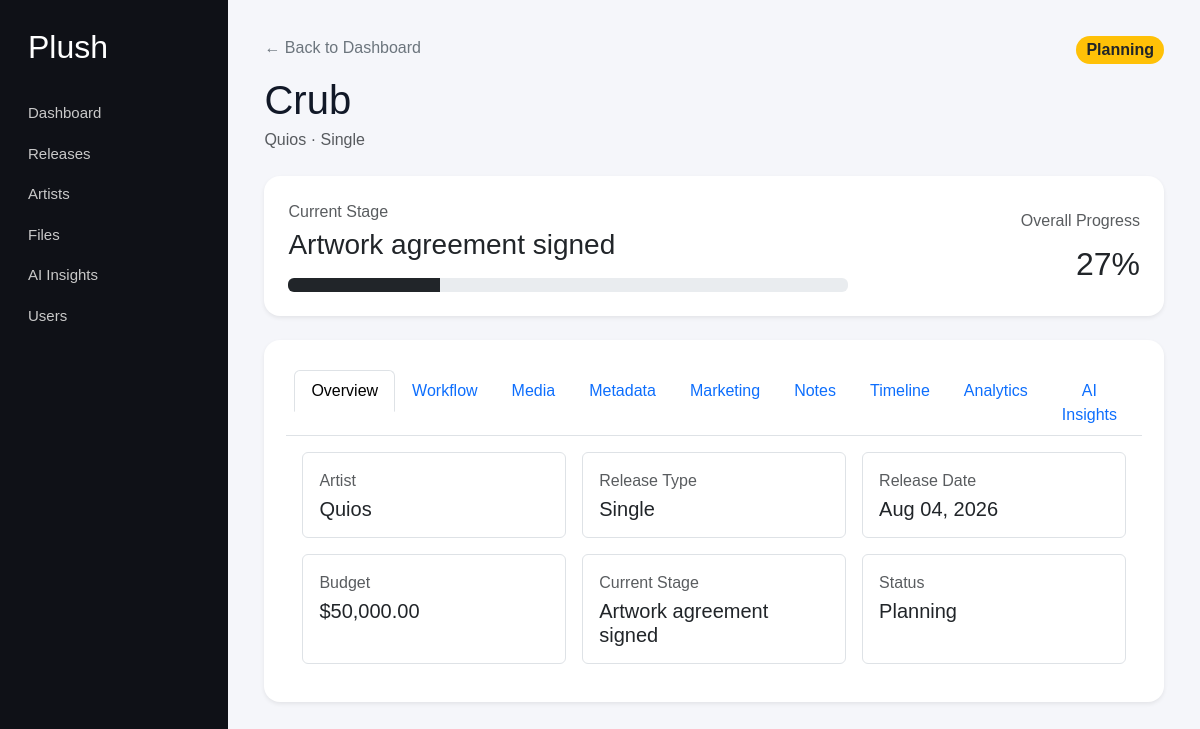
Page /releases/2 on the earlier database version.
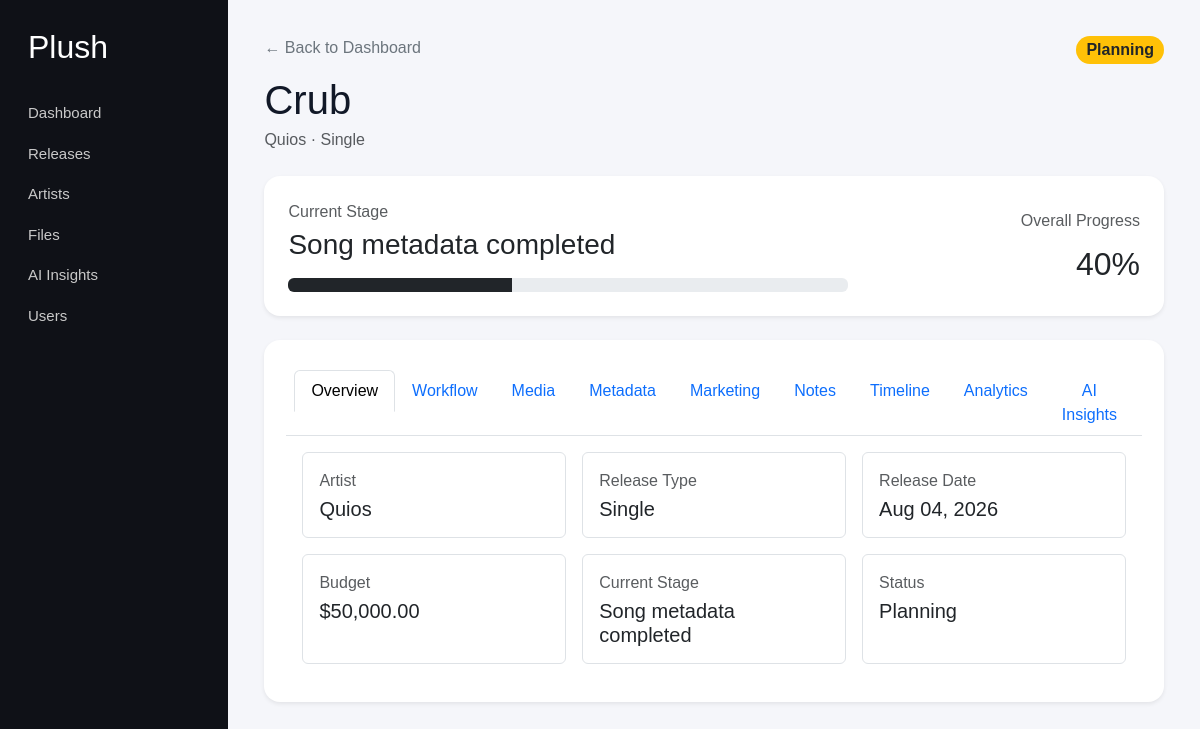
Same page on the later database version.
### models/release.py (models this page shows, shortened)
class Release(db.Model):
    __tablename__ = "releases"
    id = db.Column(
        db.Integer,
        primary_key=True,
    )
    artist_id = db.Column(
        db.Integer,
        db.ForeignKey("artists.id"),
        nullable=False,
        index=True,
    )
    title = db.Column(
        db.String(200),
        nullable=False,
    )
    release_type = db.Column(
        db.String(50),
        nullable=True,
    )
    status = db.Column(
        db.String(50),
        nullable=False,
        default="planning",
        index=True,
    )
    release_date = db.Column(
        db.Date,
        nullable=True,
        index=True,
    )
    budget = db.Column(
        db.Float,
        nullable=True,
    )
    current_stage = db.Column(
        db.String(120),
        nullable=True,
    )
    progress = db.Column(
        db.Integer,
        nullable=False,
        default=0,
    )
    created_at = db.Column(
        db.DateTime,
        nullable=False,
        default=datetime.utcnow,
    )
    updated_at = db.Column(
        db.DateTime,
        nullable=False,
        default=datetime.utcnow,
        onupdate=datetime.utcnow,
    )
    tasks = db.relationship(
        "Task",
        backref="release",
        lazy=True,
        cascade="all, delete-orphan",
    )
    files = db.relationship(
        "ProjectFile",
        backref="release",
        lazy=True,
        cascade="all, delete-orphan",
    )
    notes = db.relationship(
        "Note",
        backref="release",
        lazy=True,
        cascade="all, delete-orphan",
    )
    song_metadata = db.relationship(
        "SongMetadata",
        backref="release",
        uselist=False,
        cascade="all, delete-orphan",
    )
    deal = db.relationship(
        "Deal",
        backref="release",
        uselist=False,
        cascade="all, delete-orphan",
    )
    marketing_plan = db.relationship(
        "MarketingPlan",
        backref="release",
        uselist=False,
        cascade="all, delete-orphan",
    )
    activities = db.relationship(
        "Activity",
        backref="release",
        lazy=True,
        cascade="all, delete-orphan",
        order_by="Activity.created_at.desc()",
    )
    comments = db.relationship(
        "Comment",
        backref="release",
        lazy=True,
        cascade="all, delete-orphan",
        order_by="Comment.created_at.desc()",
    )
    calendar_events = db.relationship(
        "CalendarEvent",
        backref="release",
        lazy=True,
        cascade="all, delete-orphan",
    )

### routes/releases.py (the view)
@releases_bp.route("/releases/<int:release_id>")
def release_detail(release_id):
    release_record = Release.query.get_or_404(release_id)
    completed_tasks = sum(
        1 for task in release_record.tasks
        if task.status == "done"
    )
    total_tasks = len(release_record.tasks)
    progress = (
        round((completed_tasks / total_tasks) * 100)
        if total_tasks
        else 0
    )
    release = {
        "id": release_record.id,
        "artist": release_record.artist.name,
        "title": release_record.title,
        "type": release_record.release_type or "Single",
        "status": release_record.status.replace("_", " ").title(),
        "release_date": (
            release_record.release_date.strftime("%b %d, %Y")
            if release_record.release_date
            else "Not scheduled"
        ),
        "stage": (
            release_record.current_stage
            or "Not selected"
        ),
        "budget": (
            f"{release_record.budget:,.2f}"
            if release_record.budget is not None
            else "0.00"
        ),
        "progress": progress,
    }
    tasks = [
        {
            "id": task.id,
            "name": task.task_name,
            "status": task.status,
            "completed": task.status == "done",
        }
        for task in release_record.tasks
    ]
    files = [
        {
            "id": project_file.id,
            "name": project_file.file_name,
            "category": (
                project_file.category or "other"
            ).replace("_", " ").title(),
            "visibility": (
                project_file.visibility or "internal"
            ).replace("_", " ").title(),
            "file_type": project_file.file_type,
            "url": url_for(
                "static",
                filename=project_file.file_url,
            ),
            "created_at": project_file.created_at,
        }
        for project_file in sorted(
            release_record.files,
            key=lambda item: item.created_at,
            reverse=True,
        )
    ]
    notes = [
        {
            "id": note.id,
            "content": note.content,
            "visibility": note.visibility.replace(
                "_",
                " ",
            ).title(),
            "created_at": note.created_at,
        }
        for note in sorted(
            release_record.notes,
            key=lambda item: item.created_at,
            reverse=True,
        )
    ]
    ai_summary = (
        "AI insights will appear here after the release "
        "contains enough project information."
    )
    activities = []
    for activity in release_record.activities:
        user_name = "System"
        if activity.user_id:
            user = User.query.get(activity.user_id)
            if user:
                user_name = user.name
        activities.append(
            {
                "id": activity.id,
                "action": activity.action,
                "entity_type": activity.entity_type,
                "created_at": activity.created_at,
                "user_name": user_name,
            }
        )
    metadata_record = release_record.song_metadata
    metadata = {
        "song_title": (
            metadata_record.song_title
            if metadata_record
            else release_record.title
        ),
        "isrc": (
            metadata_record.isrc
            if metadata_record
            else ""
        ),
        "upc": (
            metadata_record.upc
            if metadata_record
            else ""
        ),
        "language": (
            metadata_record.language
            if metadata_record
            else ""
        ),
        "writers": (
            metadata_record.writers
            if metadata_record
            else ""
        ),
        "producers": (
            metadata_record.producers
            if metadata_record
            else ""
        ),
        "credits": (
            metadata_record.credits
            if metadata_record
            else ""
        ),
        "lyrics": (
            metadata_record.lyrics
            if metadata_record
            else ""
        ),
        "explicit": (
            metadata_record.explicit
            if metadata_record
            else False
        ),
    }
    return render_template(
        "release_detail.html",
        release=release,
        tasks=tasks,
        files=files,
        notes=notes,
        activities=activities,
        metadata=metadata,
        ai_summary=ai_summary,
    )

### templates/release_detail.html (shortened to what the changed rows need)
{% extends "base.html" %}
{% block content %}
<div class="d-flex justify-content-between align-items-start mb-4">
    <div>
        <a
            href="{{ url_for('dashboard.dashboard') }}"
            class="text-decoration-none text-secondary"
        >
            ← Back to Dashboard
        </a>
        <h1 class="mt-3 mb-1">{{ release.title }}</h1>
        <p class="text-muted mb-0">
            {{ release.artist }} · {{ release.type }}
        </p>
    </div>
    <span class="badge bg-warning text-dark fs-6">
        {{ release.status }}
    </span>
</div>
<div class="card border-0 shadow-sm p-4 mb-4">
    <div class="row align-items-center">
        <div class="col-md-8">
            <p class="text-muted mb-1">Current Stage</p>
            <h3 class="mb-3">
                {{ release.stage }}
            </h3>
            <div class="progress" style="height: 14px;">
                <div
                    class="progress-bar bg-dark"
                    role="progressbar"
                    style="width: {{ release.progress }}%;"
                    aria-valuenow="{{ release.progress }}"
                    aria-valuemin="0"
                    aria-valuemax="100"
                >
                </div>
            </div>
        </div>
        <div class="col-md-4 text-md-end mt-3 mt-md-0">
            <p class="text-muted mb-1">
                Overall Progress
            </p>
            <h2 class="mb-0">
                {{ release.progress }}%
            </h2>
        </div>
    </div>
</div>
<div class="card border-0 shadow-sm">
    <div class="card-body">
        <div
            class="tab-content"
            id="releaseTabsContent"
        >
            <div
                class="tab-pane fade show active"
                id="overview"
                role="tabpanel"
                aria-labelledby="overview-tab"
                tabindex="0"
            >
                {% include "tabs/overview.html" %}
            </div>
        </div>
    </div>
</div>
{% endblock %}

### templates/tabs/overview.html
<div class="row g-3">
    <div class="col-md-4">
        <div class="border rounded p-3 h-100">
            <p class="text-muted mb-1">Artist</p>
            <h5 class="mb-0">{{ release.artist }}</h5>
        </div>
    </div>
    <div class="col-md-4">
        <div class="border rounded p-3 h-100">
            <p class="text-muted mb-1">Release Type</p>
            <h5 class="mb-0">{{ release.type }}</h5>
        </div>
    </div>
    <div class="col-md-4">
        <div class="border rounded p-3 h-100">
            <p class="text-muted mb-1">Release Date</p>
            <h5 class="mb-0">{{ release.release_date }}</h5>
        </div>
    </div>
    <div class="col-md-4">
        <div class="border rounded p-3 h-100">
            <p class="text-muted mb-1">Budget</p>
            <h5 class="mb-0">${{ release.budget }}</h5>
        </div>
    </div>
    <div class="col-md-4">
        <div class="border rounded p-3 h-100">
            <p class="text-muted mb-1">Current Stage</p>
            <h5 class="mb-0">{{ release.stage }}</h5>
        </div>
    </div>
    <div class="col-md-4">
        <div class="border rounded p-3 h-100">
            <p class="text-muted mb-1">Status</p>
            <h5 class="mb-0">{{ release.status }}</h5>
        </div>
    </div>
</div>

Differences in the rows shown:
changed Release "Crub": stage "Artwork agreement signed" → "Song metadata completed"
Other differences:
{{ release.progress }}: 27 → 40 (drawn)
{{ release.progress }}: "27" → "40"
